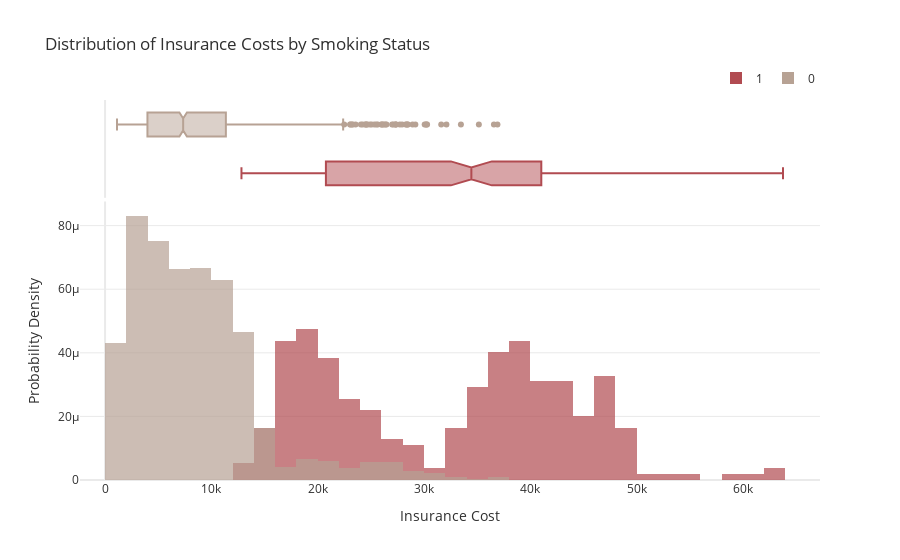

Notebook code for this chart:
### Code cell
px.defaults.template = "plotly_white"

distribution_insurance_cost=px.histogram(insurance_df, x='charges', color='smoker', opacity=0.7, barmode='overlay',
                 histnorm='probability density', marginal='box', 
                 title="Distribution of Insurance Costs by Smoking Status",
                 color_discrete_sequence=['#B14B51','#B7A294']) 
distribution_insurance_cost.update_layout(font_color="#303030", xaxis_title='Insurance Cost',
                  yaxis=dict(title='Probability Density', gridcolor='#EAEAEA', zerolinecolor='#EAEAEA'),
                  legend=dict(orientation="h", yanchor="bottom", y=1.02, xanchor="right", x=1, title=""))
distribution_insurance_cost.update_xaxes(showgrid=False, zerolinecolor='#EAEAEA')

distribution_insurance_cost.show()

### Figure 1 — Plotly figure (JSON) as saved in the notebook; plotly's stock layout.template omitted (floating-point values rounded to 4 significant figures; data arrays with more than 128 entries replaced by an {"elided": "..."} marker saying what was removed)
{"data": [{"alignmentgroup": "True", "bingroup": "x", "histnorm": "probability density", "hovertemplate": "smoker=1<br>charges=%{x}<br>probability density=%{y}<extra></extra>", "legendgroup": "1", "marker": {"color": "#B14B51", "opacity": 0.7, "pattern": {"shape": ""}}, "name": "1", "offsetgroup": "1", "orientation": "v", "showlegend": true, "type": "histogram", "x": {"elided": "274 float values"}, "xaxis": "x", "yaxis": "y"}, {"alignmentgroup": "True", "hovertemplate": "smoker=1<br>charges=%{x}<extra></extra>", "legendgroup": "1", "marker": {"color": "#B14B51"}, "name": "1", "notched": true, "offsetgroup": "1", "showlegend": false, "type": "box", "x": {"elided": "274 float values"}, "xaxis": "x2", "yaxis": "y2"}, {"alignmentgroup": "True", "bingroup": "x", "histnorm": "probability density", "hovertemplate": "smoker=0<br>charges=%{x}<br>probability density=%{y}<extra></extra>", "legendgroup": "0", "marker": {"color": "#B7A294", "opacity": 0.7, "pattern": {"shape": ""}}, "name": "0", "offsetgroup": "0", "orientation": "v", "showlegend": true, "type": "histogram", "x": {"elided": "1064 float values"}, "xaxis": "x", "yaxis": "y"}, {"alignmentgroup": "True", "hovertemplate": "smoker=0<br>charges=%{x}<extra></extra>", "legendgroup": "0", "marker": {"color": "#B7A294"}, "name": "0", "notched": true, "offsetgroup": "0", "showlegend": false, "type": "box", "x": {"elided": "1064 float values"}, "xaxis": "x2", "yaxis": "y2"}], "layout": {"autosize": true, "barmode": "overlay", "font": {"color": "#303030"}, "legend": {"orientation": "h", "title": {"text": ""}, "tracegroupgap": 0, "x": 1, "xanchor": "right", "y": 1.02, "yanchor": "bottom"}, "title": {"text": "Distribution of Insurance Costs by Smoking Status"}, "xaxis": {"anchor": "y", "autorange": true, "domain": [0, 1], "range": [-2359.0, 67250.0], "showgrid": false, "title": {"text": "Insurance Cost"}, "type": "linear", "zerolinecolor": "#EAEAEA"}, "xaxis2": {"anchor": "y2", "autorange": true, "domain": [0, 1], "matches": "x", "range": [-2359.0, 67250.0], "showgrid": false, "showticklabels": false, "type": "linear", "zerolinecolor": "#EAEAEA"}, "yaxis": {"anchor": "x", "autorange": true, "domain": [0, 0.7326], "gridcolor": "#EAEAEA", "range": [0, 8.755e-05], "title": {"text": "Probability Density"}, "zerolinecolor": "#EAEAEA"}, "yaxis2": {"anchor": "x2", "autorange": true, "domain": [0.7426, 1], "matches": "y2", "range": [-0.5, 1.5], "showgrid": false, "showline": false, "showticklabels": false, "ticks": "", "type": "category"}}}
